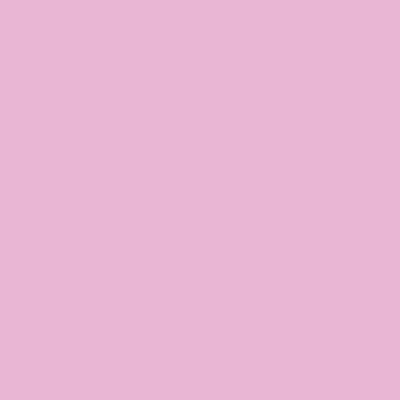
Frame 1 (no input)
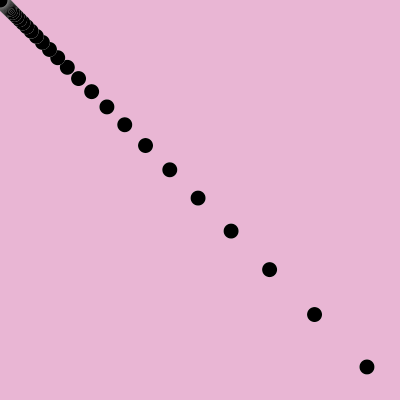
Frame 60 (the mouse pressed at the canvas centre just before this capture)
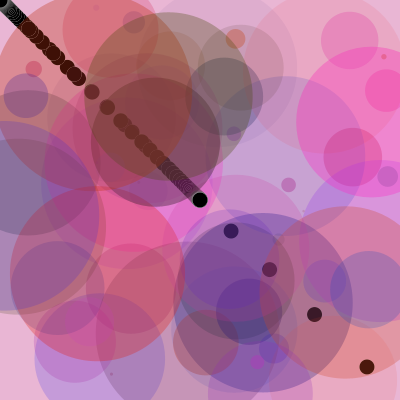
Frame 120 (the mouse held since frame 60 and released just before this capture)

The Processing sketch that drew these frames (run headless with seeded random() and noise(); from frame 60 on, the mouse is pressed at the canvas centre):

// Processing sketch: processing_85141
// ── processing_85141.pde

/* reference http://www.openprocessing.org/sketch/50651
*/
 
float ap;
float x;
float y;
   
float r;// colors for bubbles when mouse is clicked
float g;
float b;
float a;
   
float afp;
float w;
float z;
  
float dotX = 2000;
float dotY = 2000;
  
float R;// colors for mirroring circles
float G;
float B;
   
void setup ()
{
  size (400, 400);
  background (#E9B6D4);
  smooth ();
  ap = 200;
  x = 120;
  y = 200;
}
   
void draw ()
{
   if (mousePressed) { //if mouse is pressed randomly sized and coloured circles will appear
     r = random (255);
     g = random (20,70);
     b = random (255);
     a = random (20,100);
     afp = random (200);
     w = random (width);
     z = random (height);
     noStroke ();
     fill (r, g, b, a);
     ellipse (w, z, afp, afp);
   }
   
     R = (255);
     G = (0);
     B = (255);
     noStroke();
    
      dotX = (mouseX-dotX)/7 + dotX;//black and white dotted paths will follow mouse movements and mirror eachother
      dotY = (mouseY-dotY)/7 + dotY;
      fill(R);
      ellipse(dotX,dotY,15,15);
      fill(G);
      ellipse(dotY,dotX,15,15);
          
}
  
void keyPressed (){ //when space bar is pressed background clears to this color and restarts animation
  if (key == ' ');
  {
   background (#417FC2);
  }
}
